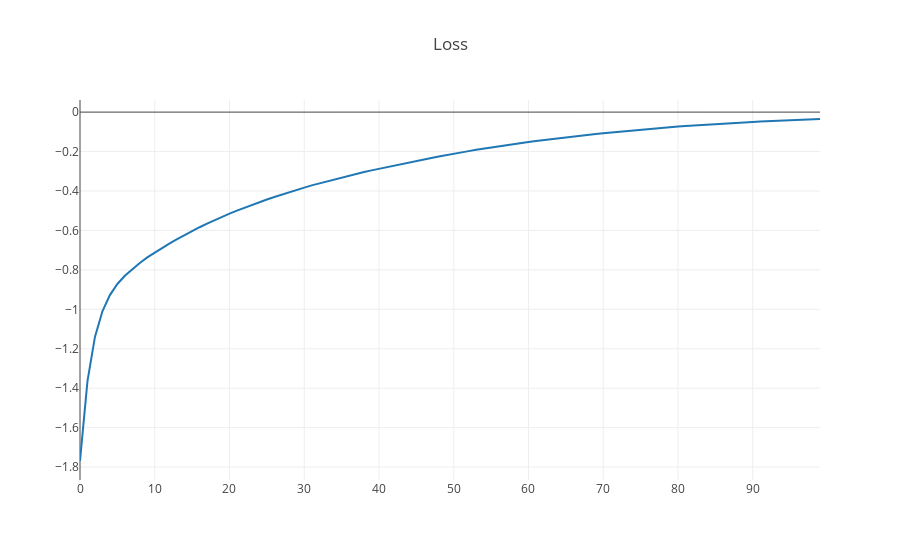

Notebook source saved alongside this figure:
### Markdown cell above
Next, we perform backpropagation to train the critic.  First, we pass the XOR input data through the critic to perform forward propagation, then we calculate the negative MSE of the actual XOR output data and the critic's output.  We perform both of these operations within the `GradientTape` context manager, which records operations for automatic differentiation.  
We can then call the resulting `tape.gradient` method with the loss and weights we want to recieve the gradients for (i.e., the critic's trainable_weights).  This gives us back the gradients as tensors.  We can then iterate through the gradients and the critic's corresponding weights and add the gradients (multiplied by our learning rate `lr`) to the weights.

This will complete one iteration of backpropagation for our critic.  We repeat this process for `epochs` iterations, which should result in fairly accurate results.

https://www.tensorflow.org/api_docs/python/tf/GradientTape

### Code cell
lr = 0.01
epochs = 100
losses = []

for epoch in range(epochs):
    with tf.GradientTape() as tape:
        values = critic(input_data)
        critic_loss = -tf.reduce_sum((output_data - values)**2)

    losses.append(float(critic_loss))
    critic_grads = tape.gradient(critic_loss, critic.trainable_weights)
    for w, g in zip(critic.trainable_weights, critic_grads):
        w.assign_add(lr * g)

print('- critic_loss:\n', critic_loss)
print('\n- output_data:\n', output_data)
print('\n- values:\n', values)
print()

plotly.offline.iplot({
    "data": [go.Scatter(x=np.arange(len(losses)), y=losses)],
    "layout": go.Layout(title="Loss")
})

### Figure 1 — Plotly figure (JSON) as saved in the notebook; plotly's stock layout.template omitted (floating-point values rounded to 4 significant figures)
{"data": [{"type": "scatter", "uid": "9cfabe6c-725b-41fc-8060-1307289bf0b0", "x": [0, 1, 2, 3, 4, 5, 6, 7, 8, 9, 10, 11, 12, 13, 14, 15, 16, 17, 18, 19, 20, 21, 22, 23, 24, 25, 26, 27, 28, 29, 30, 31, 32, 33, 34, 35, 36, 37, 38, 39, 40, 41, 42, 43, 44, 45, 46, 47, 48, 49, 50, 51, 52, 53, 54, 55, 56, 57, 58, 59, 60, 61, 62, 63, 64, 65, 66, 67, 68, 69, 70, 71, 72, 73, 74, 75, 76, 77, 78, 79, 80, 81, 82, 83, 84, 85, 86, 87, 88, 89, 90, 91, 92, 93, 94, 95, 96, 97, 98, 99], "y": [-1.769, -1.364, -1.14, -1.01, -0.9279, -0.8715, -0.83, -0.7952, -0.765, -0.737, -0.7121, -0.6885, -0.6655, -0.644, -0.6228, -0.6031, -0.5838, -0.5658, -0.5479, -0.5312, -0.5148, -0.4993, -0.4847, -0.4699, -0.4561, -0.4432, -0.4304, -0.4178, -0.4061, -0.3941, -0.3831, -0.3716, -0.3615, -0.3509, -0.341, -0.3315, -0.3218, -0.3137, -0.3041, -0.2954, -0.2872, -0.2784, -0.2709, -0.2622, -0.2547, -0.2468, -0.2389, -0.2322, -0.2249, -0.2174, -0.2111, -0.2041, -0.1978, -0.1913, -0.1853, -0.1795, -0.1737, -0.1682, -0.1623, -0.1571, -0.1519, -0.1471, -0.1421, -0.1374, -0.1325, -0.1281, -0.1237, -0.1194, -0.115, -0.1111, -0.1071, -0.1034, -0.09968, -0.09585, -0.0923, -0.08916, -0.08574, -0.08278, -0.07942, -0.07658, -0.07354, -0.07079, -0.06811, -0.06555, -0.06299, -0.06076, -0.05841, -0.05614, -0.05411, -0.05196, -0.04988, -0.04812, -0.04615, -0.04445, -0.04269, -0.04098, -0.03944, -0.03789, -0.03642, -0.03496]}], "layout": {"autosize": true, "title": {"text": "Loss"}, "xaxis": {"autorange": true, "range": [0, 99], "type": "linear"}, "yaxis": {"autorange": true, "range": [-1.866, 0.06139], "type": "linear"}}}
